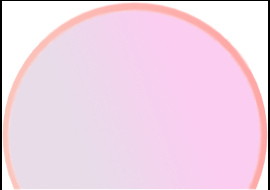
#> input picture images/_bgbak.png, 270 x 190 px
$ python binarize.py images/_bgbak.png images/bg.png
#> lines starting #> are read from the running program, lines starting #| are printed output that depends on the picture; after the words box and inside, x2 and y2 are one past the last pixel; in counts of white or black regions, pixels touching at a corner belong together
#> in process_images_in_dir, image is the input picture: shape (190, 270, 4); mean B, G, R, A 231.3, 213.2, 240.2, 206.7
import cv2
import os
import glob
import sys
import numpy as np


def dfs(image, x, y, visited):
    if x < 0 or y < 0 or x >= image.shape[1] or y >= image.shape[0] or visited[y][x] or image[y][x][3] == 255:
        return

    r, g, b, a = image[y][x]
    threshold = 127
    if r > threshold and g > threshold and b > threshold:
        image[y][x][3] = 0
    else:
        image[y][x][3] = 255
    visited[y][x] = True
    dfs(image, x+1, y, visited)
    dfs(image, x-1, y, visited)
    dfs(image, x, y+1, visited)
    dfs(image, x, y-1, visited)

def binarize_alpha_channel(image, threshold=128):
    # Check if image has an alpha channel
#> called with threshold = 128
    if image.shape[2] == 4:
        b, g, r, alpha = cv2.split(image)
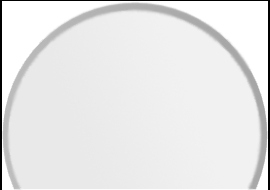
#> b: shape (190, 270); min 0, max 255, mean 231.3
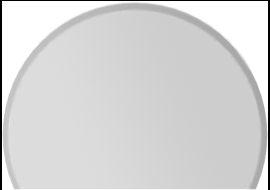
#> g: shape (190, 270); min 0, max 255, mean 213.2
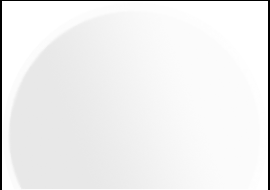
#> r: shape (190, 270); min 0, max 255, mean 240.2
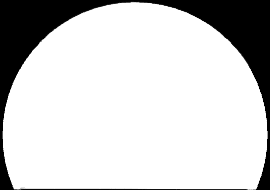
#> alpha: shape (190, 270); min 0, max 255, mean 206.7
    else:
        b, g, r = cv2.split(image)
        alpha = 255 * np.ones(b.shape, dtype=b.dtype)  # Create a fake alpha channel (fully opaque)

    # Binarize the alpha channel
    _, alpha_binary = cv2.threshold(alpha, threshold, 255, cv2.THRESH_BINARY)
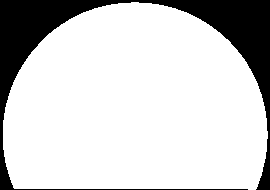
#> alpha_binary: shape (190, 270); 81% white; 1 black region, box (x1, y1, x2, y2) and area: (0, 0, 270, 190) 9738

    # Merge the color channels and the binarized alpha channel back
    binarized_image = cv2.merge([b, g, r, alpha_binary])
#> in dfs, `r, g, b, a = image[y][x]`: r = 0
#> in dfs, `image[y][x][3] = 255`: image: shape (190, 270, 4); under 0.01% of pixels changed, all inside (x1, y1, x2, y2) = (0, 0, 1, 1)
#> in dfs (call 2), `image[y][x][3] = 255`: image: shape (190, 270, 4); mean B, G, R, A 231.3, 213.2, 240.2, 206.7
#> in dfs (call 3), `image[y][x][3] = 255`: image: shape (190, 270, 4); mean B, G, R, A 231.3, 213.2, 240.2, 206.7
#> in dfs (call 4), `image[y][x][3] = 255`: image: shape (190, 270, 4); mean B, G, R, A 231.3, 213.2, 240.2, 206.7
#> in dfs (call 5), `image[y][x][3] = 255`: image: shape (190, 270, 4); mean B, G, R, A 231.3, 213.2, 240.2, 206.7
#> in dfs (call 6), `image[y][x][3] = 255`: image: shape (190, 270, 4); mean B, G, R, A 231.3, 213.2, 240.2, 206.7
#> in dfs (call 7), `image[y][x][3] = 255`: image: shape (190, 270, 4); mean B, G, R, A 231.3, 213.2, 240.2, 206.7
#> in dfs (call 8), `image[y][x][3] = 255`: image: shape (190, 270, 4); mean B, G, R, A 231.3, 213.2, 240.2, 206.7
#> in dfs (call 9), `image[y][x][3] = 255`: image: shape (190, 270, 4); mean B, G, R, A 231.3, 213.2, 240.2, 206.7
#> in dfs (call 10), `image[y][x][3] = 255`: image: shape (190, 270, 4); mean B, G, R, A 231.3, 213.2, 240.2, 206.7
#> in dfs (call 11), `image[y][x][3] = 255`: image: shape (190, 270, 4); mean B, G, R, A 231.3, 213.2, 240.2, 206.7
#> in dfs (call 12), `image[y][x][3] = 255`: image: shape (190, 270, 4); mean B, G, R, A 231.3, 213.2, 240.2, 206.7
#> in dfs (call 13), `image[y][x][3] = 255`: image: shape (190, 270, 4); mean B, G, R, A 231.3, 213.2, 240.2, 206.7
#> in dfs (call 14), `image[y][x][3] = 255`: image: shape (190, 270, 4); mean B, G, R, A 231.3, 213.2, 240.2, 206.7
#> in dfs (call 15), `image[y][x][3] = 255`: image: shape (190, 270, 4); mean B, G, R, A 231.3, 213.2, 240.2, 206.7
#> in dfs (call 16), `image[y][x][3] = 255`: image: shape (190, 270, 4); mean B, G, R, A 231.3, 213.2, 240.2, 206.7
#> in dfs (call 17), `image[y][x][3] = 255`: image: shape (190, 270, 4); mean B, G, R, A 231.3, 213.2, 240.2, 206.7
#> in dfs (call 18), `image[y][x][3] = 255`: image: shape (190, 270, 4); mean B, G, R, A 231.3, 213.2, 240.2, 206.8
#> in dfs (call 19), `image[y][x][3] = 255`: image: shape (190, 270, 4); mean B, G, R, A 231.3, 213.2, 240.2, 206.8
#> in dfs (call 20), `image[y][x][3] = 255`: image: shape (190, 270, 4); mean B, G, R, A 231.3, 213.2, 240.2, 206.8
#> in dfs (call 21), `image[y][x][3] = 255`: image: shape (190, 270, 4); mean B, G, R, A 231.3, 213.2, 240.2, 206.8
#> in dfs (call 22), `image[y][x][3] = 255`: image: shape (190, 270, 4); mean B, G, R, A 231.3, 213.2, 240.2, 206.8
#> in dfs (call 23), `image[y][x][3] = 255`: image: shape (190, 270, 4); mean B, G, R, A 231.3, 213.2, 240.2, 206.8
#> in dfs (call 24), `image[y][x][3] = 255`: image: shape (190, 270, 4); mean B, G, R, A 231.3, 213.2, 240.2, 206.8
#> in dfs (call 25), `image[y][x][3] = 255`: image: shape (190, 270, 4); mean B, G, R, A 231.3, 213.2, 240.2, 206.8
#> in dfs (call 26), `image[y][x][3] = 255`: image: shape (190, 270, 4); mean B, G, R, A 231.3, 213.2, 240.2, 206.8
#> in dfs (call 27), `image[y][x][3] = 255`: image: shape (190, 270, 4); mean B, G, R, A 231.3, 213.2, 240.2, 206.8
#> in dfs (call 28), `image[y][x][3] = 255`: image: shape (190, 270, 4); mean B, G, R, A 231.3, 213.2, 240.2, 206.8
#> in dfs (call 29), `image[y][x][3] = 255`: image: shape (190, 270, 4); mean B, G, R, A 231.3, 213.2, 240.2, 206.8
#> in dfs (call 30), `image[y][x][3] = 255`: image: shape (190, 270, 4); mean B, G, R, A 231.3, 213.2, 240.2, 206.8
#> in dfs (call 31), `image[y][x][3] = 255`: image: shape (190, 270, 4); mean B, G, R, A 231.3, 213.2, 240.2, 206.8
#> in dfs (call 32), `image[y][x][3] = 255`: image: shape (190, 270, 4); mean B, G, R, A 231.3, 213.2, 240.2, 206.8
#> in dfs (call 33), `image[y][x][3] = 255`: image: shape (190, 270, 4); mean B, G, R, A 231.3, 213.2, 240.2, 206.8
#> in dfs (call 34), `image[y][x][3] = 255`: image: shape (190, 270, 4); mean B, G, R, A 231.3, 213.2, 240.2, 206.8
#> in dfs (call 35), `image[y][x][3] = 255`: image: shape (190, 270, 4); mean B, G, R, A 231.3, 213.2, 240.2, 206.8
#> in dfs (call 36), `image[y][x][3] = 255`: image: shape (190, 270, 4); mean B, G, R, A 231.3, 213.2, 240.2, 206.8
#> in dfs (call 37), `image[y][x][3] = 255`: image: shape (190, 270, 4); mean B, G, R, A 231.3, 213.2, 240.2, 206.8
#> in dfs (call 38), `image[y][x][3] = 255`: image: shape (190, 270, 4); mean B, G, R, A 231.3, 213.2, 240.2, 206.9
#> in dfs (call 39), `image[y][x][3] = 255`: image: shape (190, 270, 4); mean B, G, R, A 231.3, 213.2, 240.2, 206.9
#> in dfs (call 39), `dfs(image, x+1, y, visited)`:
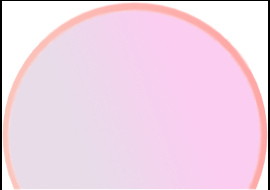
#> image: shape (190, 270, 4); mean B, G, R, A 231.3, 213.2, 240.2, 209.9

    return binarized_image

def compact(image):
    # Assuming the image has at least one transparent edge
    starty, startx = 0, 0
    endy, endx = image.shape[0], image.shape[1]
#> endy = 190; endx = 270
    for y in range(image.shape[0]):
        if not (image[y] == [255, 255, 255, 0]).all():
            starty = y
            break

    for y in range(image.shape[0]-1, -1, -1):
        if not (image[y] == [255, 255, 255, 0]).all():
            endy = y + 1  # Add 1 to include the last line
            break
    for x in range(image.shape[1]):
        if not (image[:, x] == [255, 255, 255, 0]).all():
            startx = x
            break
    for x in range(image.shape[1]-1, -1, -1):
        if not (image[:, x] == [255, 255, 255, 0]).all():
            endx = x + 1  # Add 1 to include the last column
            break
    return image[starty:endy, startx:endx]

def process_images_in_dir(dir_path, output_base_path, threshold=254):
    # Find all png images in the directory
    for file_path in glob.glob(os.path.join(dir_path, '*.png')):
        image = cv2.imread(file_path, cv2.IMREAD_UNCHANGED)
        if image is None:
            continue

        # Process image
        # binarized_image = binarize_alpha_channel(image, threshold)
        # compacted_image = compact(binarized_image)
        mask = binarize_alpha_channel(image, 128)
        dfs(image, 0, 0, [[False for _ in range(image.shape[1])] for _ in range(image.shape[0])])
        image = cv2.bitwise_and(image, mask)
        compacted_image = compact(image)

        # Determine output directory and ensure it exists
        output_dir = os.path.join(output_base_path, os.path.basename(dir_path))
        if not os.path.exists(output_dir):
            os.makedirs(output_dir)

        # Save the image
        output_path = os.path.join(output_dir, os.path.basename(file_path))
        cv2.imwrite(output_path, compacted_image)

# Main script execution
sys.setrecursionlimit(100000)
output_base_path = 'outputs'
current_dir = os.getcwd()
for subdir in next(os.walk(current_dir))[1]:
    process_images_in_dir(os.path.join(current_dir, subdir), output_base_path)


# [5 lines of commented-out code are left out]
